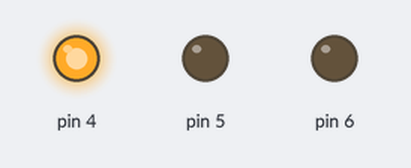
This sketch was run on a simulated Arduino Uno, built with avr-gcc and run on an emulated ATmega328P. Shown: output pins drawn as LEDs (lit = HIGH).

Above: at 0.2 s.
At 0.7 s:
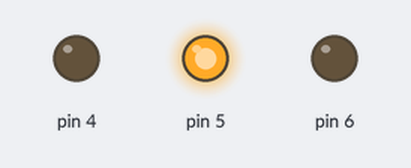
At 2.7 s:
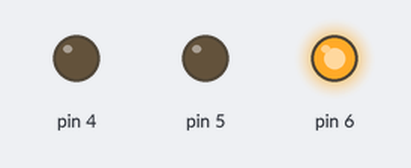
Timing chart, 0 to 3.5 s (numbered marks = the images above):
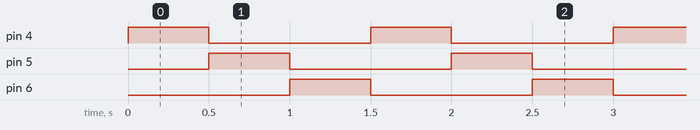

Measured:
- by itself, pin 4–6: alternates HIGH for 0.50 s and LOW for 1.0 s
- by itself, everything shown: repeats every 1.5 s, in 4 steps

The sketch:

3_light.ino
```cpp
void setup() {
  // put your setup code here, to run once:
pinMode(4, OUTPUT);
pinMode(5, OUTPUT);
pinMode(6, OUTPUT);
}

void loop() {
  // put your main code here, to run repeatedly:
digitalWrite(4, HIGH);
delay(500);
digitalWrite(4, LOW);

digitalWrite(5, HIGH);
delay(500);
digitalWrite(5, LOW);

digitalWrite(6, HIGH);
delay(500);
digitalWrite(6, LOW);

}
```
